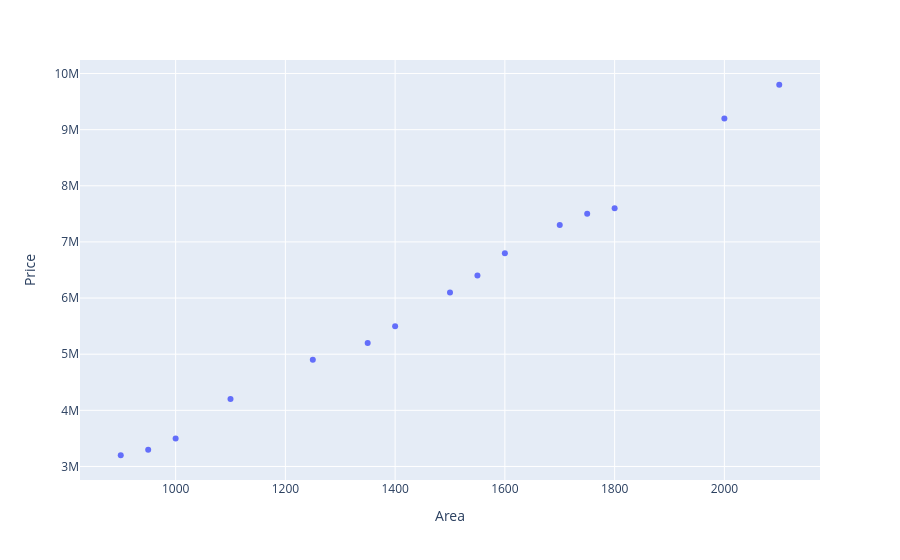

Here is the notebook cell this chart was saved with:
### Markdown cell above
# Part B

### Code cell
import plotly.express as px
import plotly.io as pio
pio.defaults.renderer = 'notebook'

fig = px.scatter(df, 'Area', 'Price')
fig.show()

### Figure 1 — Plotly figure (JSON) as saved in the notebook; plotly's stock layout.template omitted (floating-point values rounded to 4 significant figures)
{"data": [{"hovertemplate": "Area=%{x}<br>Price=%{y}<extra></extra>", "legendgroup": "", "marker": {"color": "#636efa", "symbol": "circle"}, "mode": "markers", "name": "", "orientation": "v", "showlegend": false, "type": "scatter", "x": [900, 1100, 1400, 1600, 1800, 1000, 1250, 1500, 1700, 2000, 950, 1350, 1550, 1750, 2100], "xaxis": "x", "y": [3200000, 4200000, 5500000, 6800000, 7600000, 3500000, 4900000, 6100000, 7300000, 9200000, 3300000, 5200000, 6400000, 7500000, 9800000], "yaxis": "y"}], "layout": {"legend": {"tracegroupgap": 0}, "margin": {"t": 60}, "xaxis": {"anchor": "y", "domain": [0, 1], "title": {"text": "Area"}}, "yaxis": {"anchor": "x", "domain": [0, 1], "title": {"text": "Price"}}}}
